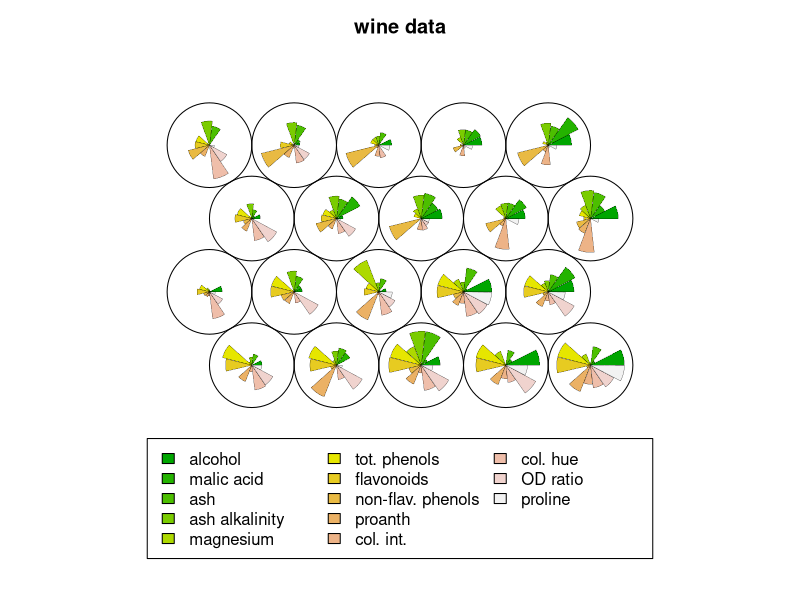
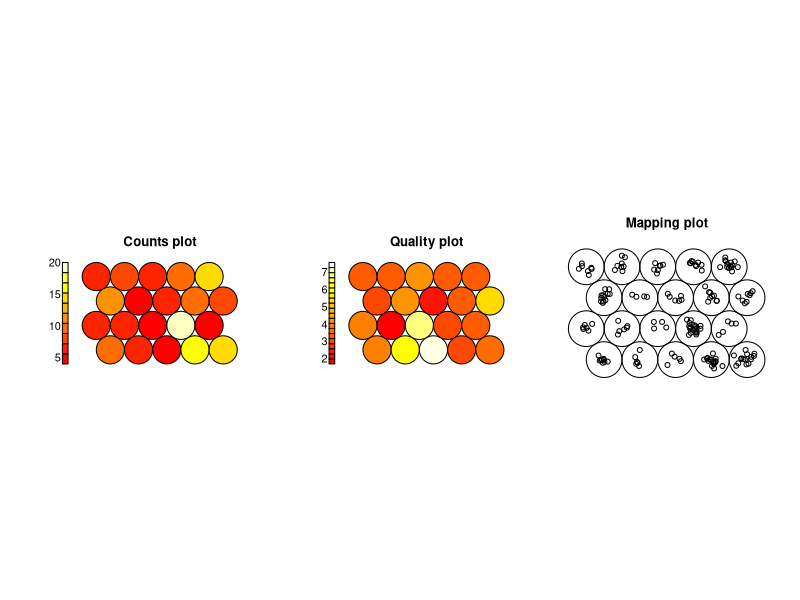

The R source for these figures, in order:
# 군집 분석

#### SOM (자기조직화지도) #####

# 1. SOM Clustering을 수행하기 위해 R 패키지 kohonen을 설치한 후에 5*4 SOM 군집분석을 수행한다.
#install.packages('kohonen')
library(kohonen)

data("wines")
head(wines)

set.seed(7)

# scale() 표준화 함수
wine.som = som(scale(wines), grid = somgrid(5, 4, 'hexagonal'))
summary(wine.som)

plot(wine.som, main = 'wine data')


# 2. plot.kohonen 패키지를 활용한 시각화
par(mfrow = c(1,3))

plot(wine.som, type = 'counts')
plot(wine.som, type = 'quality')
plot(wine.som, type = 'mapping')

par(mfrow = c(1,1)) # 초기화
